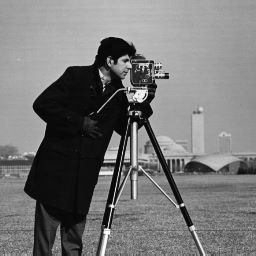
#> input picture cameraman.jpg, 256 x 256 px
$ python Point_Ops_Modified_Contrast_Adjust.py
#> lines starting #> are read from the running program, lines starting #| are printed output that depends on the picture
# a Python program to implement modified contrast
# adjustment method for point operations and comparing different percentage values.

import cv2
import matplotlib.pyplot as plt
import numpy as np

def adjustContrast(path, slow, shigh, output):
#> called with path = 'cameraman.jpg', slow = 3, shigh = 97, output = 'adjustedCameramanPercentile3.jpg'
    img = cv2.imread(path, cv2.IMREAD_GRAYSCALE)
#> img is the input picture: shape (256, 256); min 0, max 255, mean 118.7

    #map low and up percental
    low = np.percentile(img, slow)
#> low = 9
    up = np.percentile(img, shigh)
#> up = 187

    #get rid of tails
    img = np.clip(img, low, up)

    #scale intensities
    img = cv2.normalize(img, None, 0, 255, cv2.NORM_MINMAX)
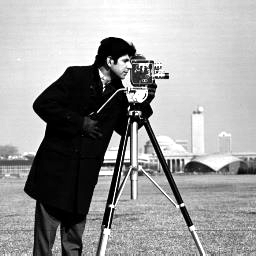
#> img: shape (256, 256) float64; min -2.22e-16, max 255, mean 156.6; drawn with min black and max white
    cv2.imwrite(output, img)

    return img

def plotHistogram(img, title):
#> called with title = 'Original Image Histogram'
    pixels = img.flatten()

    plt.hist(pixels, bins=256, range=(0,256), color='gray')
    plt.title(title)
    plt.show()
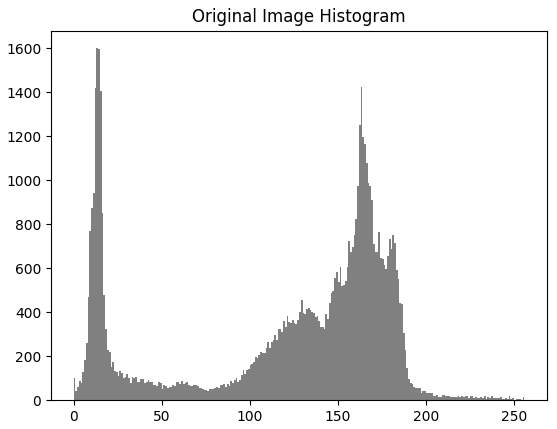
#> figure drawn by matplotlib, 1 panel; tallest bar 1601 high, from x = 13 to 14

path='cameraman.jpg'
slow=3
shigh=97
output="adjustedCameramanPercentile3.jpg"
newImage=adjustContrast(path, slow, shigh, output)

img=cv2.imread(path, cv2.IMREAD_GRAYSCALE)

plotHistogram(img, 'Original Image Histogram')
plotHistogram(newImage, 'Adjusted Image Histogram')
#> call 2 of plotHistogram, with title = 'Adjusted Image Histogram'
#> in plotHistogram (call 2), `plt.show()`:
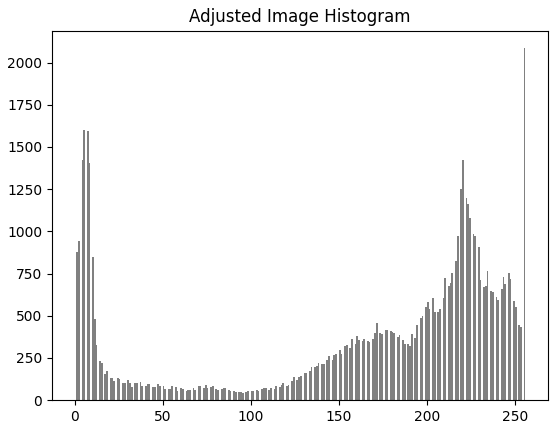
#> figure drawn by matplotlib, 1 panel; tallest bar 2085 high, from x = 255 to 256
